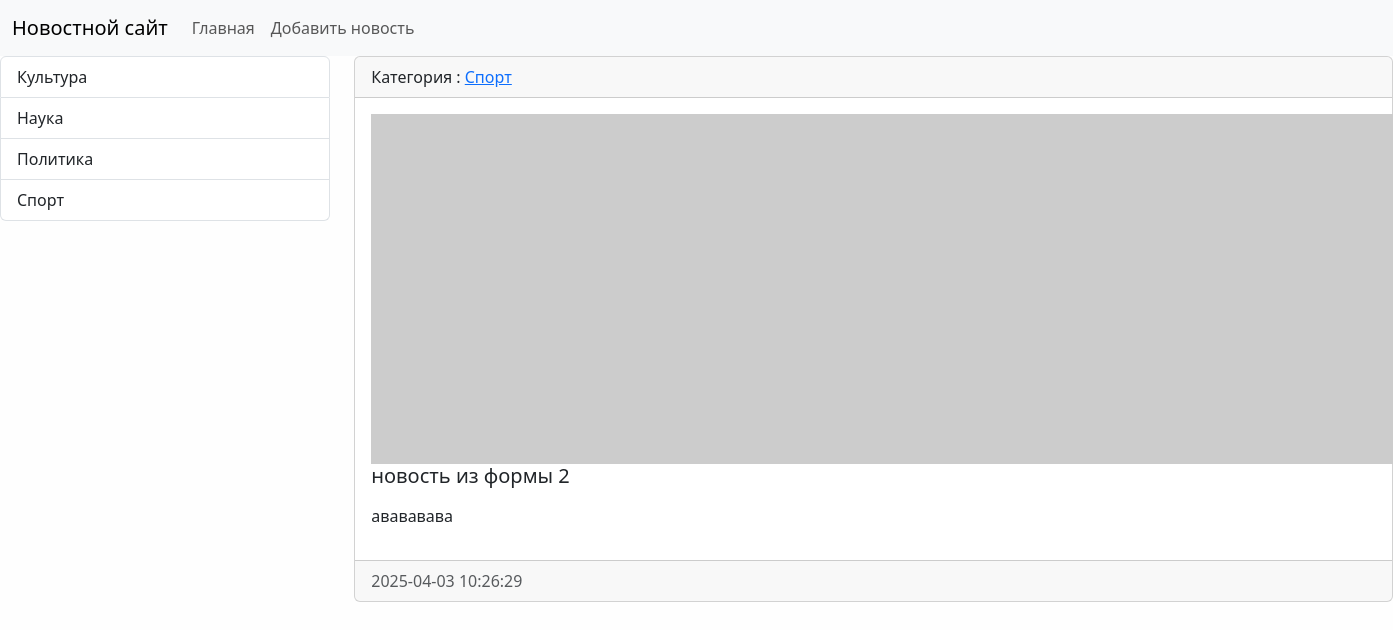
The app's page /news/11/ with its own data.
### news/models.py (models this page shows, shortened)
class Category(models.Model):
    title = models.CharField(max_length=150, db_index=True, verbose_name='Наименование Категории')
    class Meta:
        verbose_name = "Категория"
        verbose_name_plural  = "Категории"
        ordering  = ['title']
    def get_absolute_url(self):
        return reverse('category', kwargs={'category_id': self.pk})
    def __str__(self):
        return self.title

class News(models.Model):
    title = models.CharField(max_length=150, verbose_name='Наименование')
    content = models.TextField(blank=True, verbose_name='Контент')
    created_at = models.DateTimeField(auto_now_add=True, verbose_name='Дата Публикации')
    updated_at = models.DateTimeField(auto_now=True , verbose_name='Обновлено')
    photo = models.ImageField(upload_to='photos/%Y/%m/%d', blank=True, verbose_name='Фото')
    is_published = models.BooleanField(default=True, verbose_name='Опубликовано')
    category = models.ForeignKey('Category', verbose_name='Категория',on_delete=models.PROTECT)
    class Meta:
        verbose_name = "Новость"
        verbose_name_plural  = "Новости"
        ordering  = ['-created_at']

### news/views.py (the view)
# urls.py: path('news/<int:news_id>/', view_news, name='view_news'),
def view_news(request, news_id):
   news_item=get_object_or_404(News,pk=news_id)
   return render(request,'news/view_news.html', {"news_item":news_item})

### news/templatetags/news_tags.py (called while the page is built)
@register.simple_tag(name= 'get_list_categories')
def get_categories():
    return Category.objects.all()

### news/templates/news/view_news.html (shortened to what this page needs)
{% extends 'base.html' %}
{% block sidebar %}
{%include 'inc/_sidebar.html'%}
{% endblock %}
{% block content %}
            <div class="card mb-3">
                <div class="card-header">
                    Категория : <a href="{{ news_item.category.get_absolute_url }}"> {{ news_item.category }}</a>
                </div>
                <div class="card-body">
                    <div class="media">
                        {% if item.photo %}
                        <img src="{{ news_item.photo.url }}" alt="" width="350" class="mr-3">
                        {% else %}
                        <img src="https://picsum.photos/id/1060/350/235/?blur=2" alt="sorry no photo" class="mr-3">
                        {% endif %}
                        <div class="media-body">
                            <h5 class="card-title">{{ news_item.title }}</h5>
                            <p class="card-text">{{ news_item.content | linebreaks }}</p>
                        </div>
                    </div>
                </div>
                <div class="card-footer text-muted">
                    {{news_item.created_at|date:"Y-m-d H:i:s" }}
                </div>
            </div>
{% endblock %}

### templates/inc/_sidebar.html
{% load news_tags %}
            <div class="list-group">
                {%get_list_categories as categories %}
                {% for item in categories %}
                <a href="{% url 'category' item.pk %}" class="list-group-item list-group-item-action" >
                   {{item.title}}
                </a>
                {%endfor%}
            </div>
<br>

### base/static/css/style.css (style rules this page uses)
body { background-color: #fefefe; }

### records on screen
Category: title "Культура"
Category: title "Наука"
Category: title "Политика"
Category: title "Спорт"
News: category "Спорт", title "новость из формы 2", content "авававава", created_at "2025-04-03 10:26:29"
